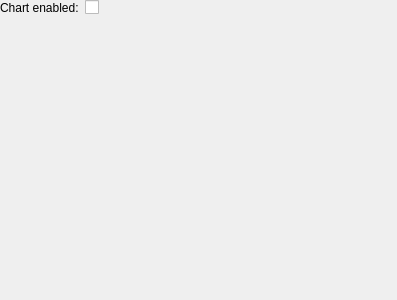
<?xml version="1.0" encoding="UTF-8"?>
<ui version="4.0">
 <class>TimelineChartWidet</class>
 <widget class="QWidget" name="timelineChartWidet">
  <property name="geometry">
   <rect>
    <x>0</x>
    <y>0</y>
    <width>397</width>
    <height>300</height>
   </rect>
  </property>
  <property name="windowTitle">
   <string>Position Chart</string>
  </property>
  <layout class="QFormLayout" name="formLayout">
   <property name="fieldGrowthPolicy">
    <enum>QFormLayout::AllNonFixedFieldsGrow</enum>
   </property>
   <property name="leftMargin">
    <number>0</number>
   </property>
   <property name="topMargin">
    <number>0</number>
   </property>
   <property name="rightMargin">
    <number>0</number>
   </property>
   <property name="bottomMargin">
    <number>0</number>
   </property>
   <item row="1" column="0">
    <widget class="QLabel" name="enabledText">
     <property name="text">
      <string>Chart enabled:</string>
     </property>
    </widget>
   </item>
   <item row="1" column="1">
    <widget class="QCheckBox" name="enabledCB">
     <property name="text">
      <string/>
     </property>
    </widget>
   </item>
   <item row="2" column="0" colspan="2">
    <widget class="TimelineChart" name="dataChart" native="true">
     <property name="minimumSize">
      <size>
       <width>0</width>
       <height>10</height>
      </size>
     </property>
    </widget>
   </item>
   <item row="4" column="0" colspan="2">
    <layout class="QVBoxLayout" name="toolbarLayout"/>
   </item>
  </layout>
 </widget>
 <customwidgets>
  <customwidget>
   <class>TimelineChart</class>
   <extends>QWidget</extends>
   <header>stockmonitor.gui.widget.mpl.timelinechart</header>
   <container>1</container>
  </customwidget>
 </customwidgets>
 <resources/>
 <connections/>
</ui>
